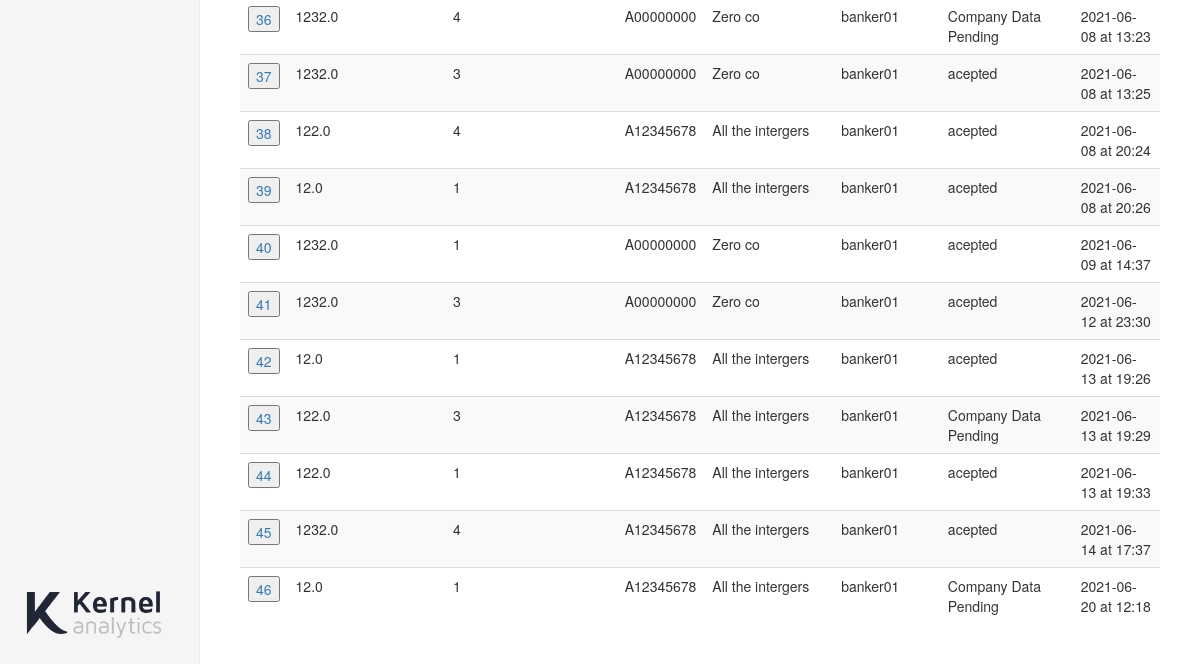
The app's page /loan (signed in, lower part), older data.
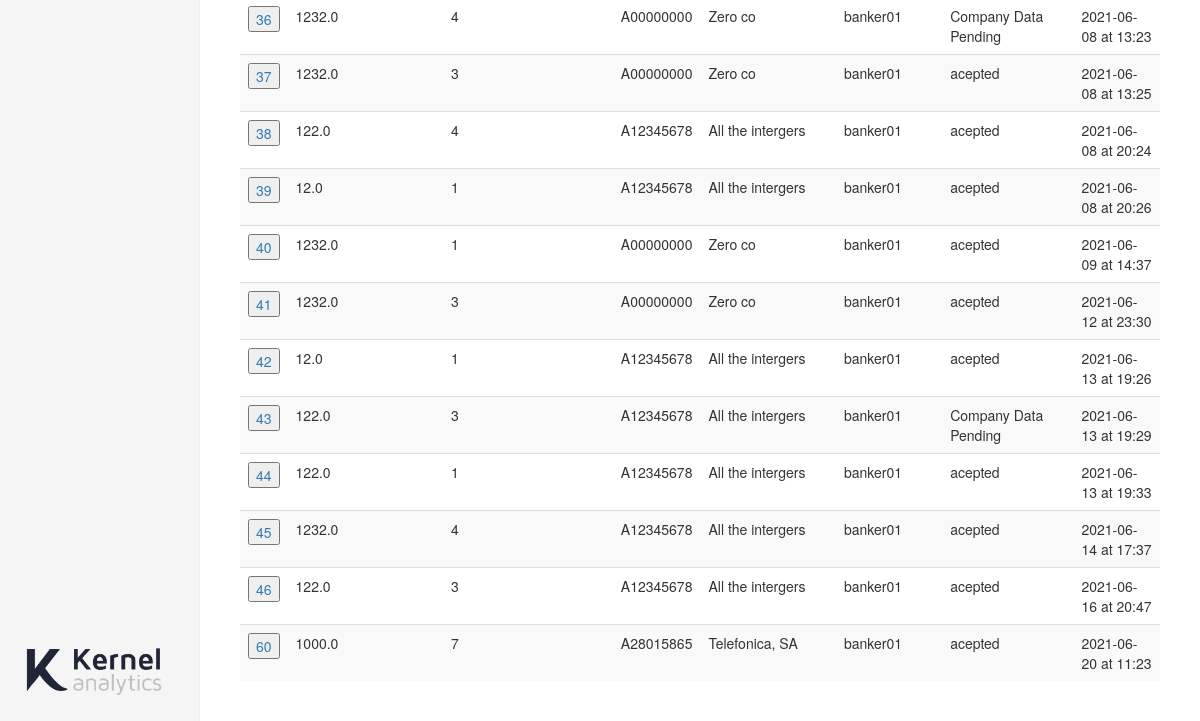
The same page, newer data.
### app.py (models this page shows)
class Loan(UserMixin, db.Model):
    id = db.Column(db.Integer, primary_key=True)
    loan_amount = db.Column(db.Float())
    number_of_installments = db.Column(db.Integer())
    username = db.Column(db.String(15))
    nif = db.Column(db.String(9))
    status = db.Column(db.String(15))
    monthly_payment = db.Column(db.Float())
    data_timestamp = db.Column(db.DateTime, default=datetime.utcnow)

class Company(UserMixin, db.Model):
    id = db.Column(db.Integer, primary_key=True)
    nif = db.Column(db.String(9))
    name = db.Column(db.String(50))
    cnae = db.Column(db.String(1))
    p10000 = db.Column(db.Float)
    p20000 = db.Column(db.Float)
    p40100_plus_40500 = db.Column(db.Float)
    p49100_plus_40800 = db.Column(db.Float)
    p31200_plus_32300 = db.Column(db.Float)
    ebitda_income = db.Column(db.Float)
    debt_ebitda = db.Column(db.Float)
    rraa_rrpp = db.Column(db.Float) # Leveraging - External Resources / Own Resources - Recursos Ajenos / recursos propios
    log_operating_income = db.Column(db.Float)
    return_on_assets = db.Column(db.Float)
    prob_default = db.Column(db.Float)
    username = db.Column(db.String(15))
    data_timestamp = db.Column(db.DateTime, default=datetime.utcnow)

### app.py (the view, shortened to what this page needs)
@app.route('/loan', methods=['GET', 'POST'])
@login_required
def loan():
    form = LoanForm()
    message = ''
    order_history = db.session.query(Loan, Company).join(Company, Loan.nif == Company.nif).filter(Loan.username==current_user.username)
    return render_template('loan.html', form=form, \
                           rows=order_history, \
                           message=message, \
                           name=current_user.username, \
                           bank_name=bank.name,
                           companies=Company.query.all())

### app.py
class LoanForm(FlaskForm):
    rowid = StringField('Order ID / ID del Pedido')
    loan_amount = MyFloatField('Loan Amount / Valor del Prestámo [kEUR]', validators=[InputRequired()])
    number_of_installments = SelectField('Number of Installments / Número de Pagos', choices=[('1', '1 payment'), ('2', '2 payments'), ('3', '3 payments'), ('4', '4 payments'),('5', '5 payments'), ('6', '6 payments'), ('7', '7 payments'), ('8', '8 payments')])
    nif = StringField('Id of the Company / NIF de su Empresa', validators=[InputRequired(), Length(min=9, max=9)],default='')

### app.py (called while the page is built)
@login_manager.user_loader
def load_user(user_id):
    return User.query.get(int(user_id))

### templates/loan.html (shortened to what this page needs)
{% extends "bootstrap/base.html" %}
{% import "bootstrap/wtf.html" as wtf %}
{% block styles %}
{{super()}}
<link rel="stylesheet" href="{{url_for('.static', filename='dashboard.css')}}">
{% endblock %}
{% block content %}
<div class="container-fluid">
  <div class="row">
    <div class="col-sm-3 col-md-2 sidebar">
      <div style="position: absolute; bottom: 20px;"><img src="{{url_for('.static', filename='ka-complete.png')}}"
          width="150px"></div>
    </div>
    <div class="col-sm-9 col-sm-offset-3 col-md-10 col-md-offset-2 main">
      <div class="table-responsive">
        <table id="myTable" class="table table-striped">
          <tbody>
            {% for row in rows %}
            <tr>
              <td> <a>
                <form action="/loan" method="POST">
                  <input type="submit" value={{ row.Loan.id }}>
                </form>
              </a></td>
            <td> {{ row.Loan.loan_amount }}</td>
            <td> {{ row.Loan.number_of_installments }} </td>
            <td> {{ row.Loan.nif }} </td>
            <td> {{ row.Company.name }} </td>
            <td> {{ row.Loan.username }} </td>
            <td> {{ row.Loan.status }} </td>
            <td> {{ row.Loan.data_timestamp.strftime('%Y-%m-%d at %H:%M') }} </td>
            </tr>
            {% endfor %}
          </tbody>
        </table>
      </div>
    </div>
  </div>
</div>
{% endblock %}

### static/dashboard.css (style rules this page uses)
body { padding-top: 50px; }
img { padding-top: 10px; }
.sidebar { display: none; }
@media (min-width: 768px) { .sidebar { position: fixed; top: 51px; bottom: 0; left: 0; z-index: 1000; display: block; padding: 20px; overflow-x: hidden; overflow-y: auto; background-color: #f5f5f5; border-right: 1px solid #eee; } }
.main { padding: 20px; }
@media (min-width: 768px) { .main { padding-right: 40px; padding-left: 40px; } }

Row changes from the older to the newer data that the page shows:
changed Loan id 46: Loan.loan_amount "12.0" → "122.0"; Loan.number_of_installments "1" → "3"; Loan.status "Company Data Pending" → "acepted"; Loan.data_timestamp "2021-06-20 at 12:18" → "2021-06-16 at 20:47"
added Loan: Loan.id "60", Loan.loan_amount "1000.0", Loan.number_of_installments "7", Loan.nif "A28015865", Company.name "Telefonica, SA", Loan.username "banker01", Loan.status "acepted", Loan.data_timestamp "2021-06-20 at 11:23"
